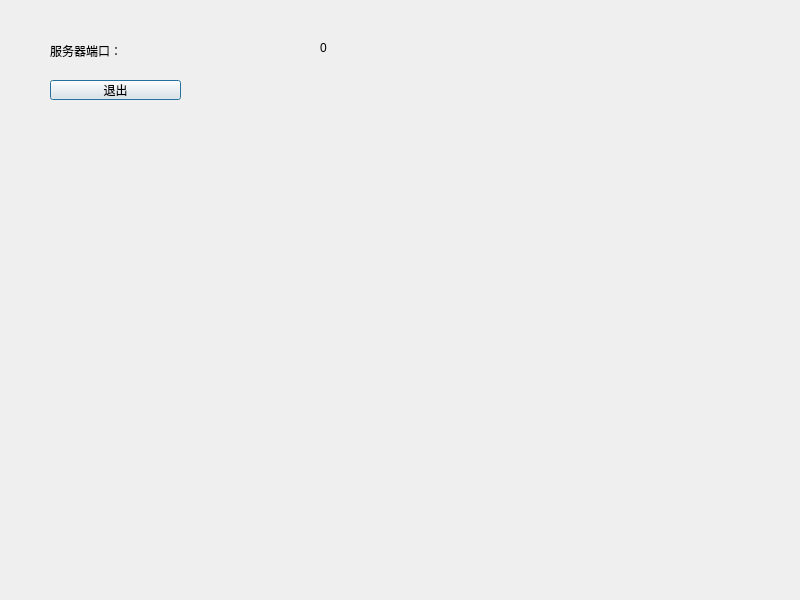
<?xml version="1.0" encoding="UTF-8"?>
<ui version="4.0">
 <class>Dialog</class>
 <widget class="QDialog" name="Dialog">
  <property name="geometry">
   <rect>
    <x>0</x>
    <y>0</y>
    <width>800</width>
    <height>600</height>
   </rect>
  </property>
  <property name="windowTitle">
   <string>Dialog</string>
  </property>
  <widget class="QLabel" name="labPortTxt">
   <property name="geometry">
    <rect>
     <x>50</x>
     <y>40</y>
     <width>71</width>
     <height>21</height>
    </rect>
   </property>
   <property name="text">
    <string>服务器端口：</string>
   </property>
  </widget>
  <widget class="QLabel" name="labPortValue">
   <property name="geometry">
    <rect>
     <x>130</x>
     <y>40</y>
     <width>161</width>
     <height>21</height>
    </rect>
   </property>
   <property name="text">
    <string/>
   </property>
  </widget>
  <widget class="QPushButton" name="btnQuit">
   <property name="geometry">
    <rect>
     <x>50</x>
     <y>80</y>
     <width>131</width>
     <height>20</height>
    </rect>
   </property>
   <property name="text">
    <string>退出</string>
   </property>
  </widget>
  <widget class="QLabel" name="labCount">
   <property name="geometry">
    <rect>
     <x>320</x>
     <y>40</y>
     <width>54</width>
     <height>16</height>
    </rect>
   </property>
   <property name="text">
    <string>0</string>
   </property>
  </widget>
 </widget>
 <resources/>
 <connections/>
</ui>
